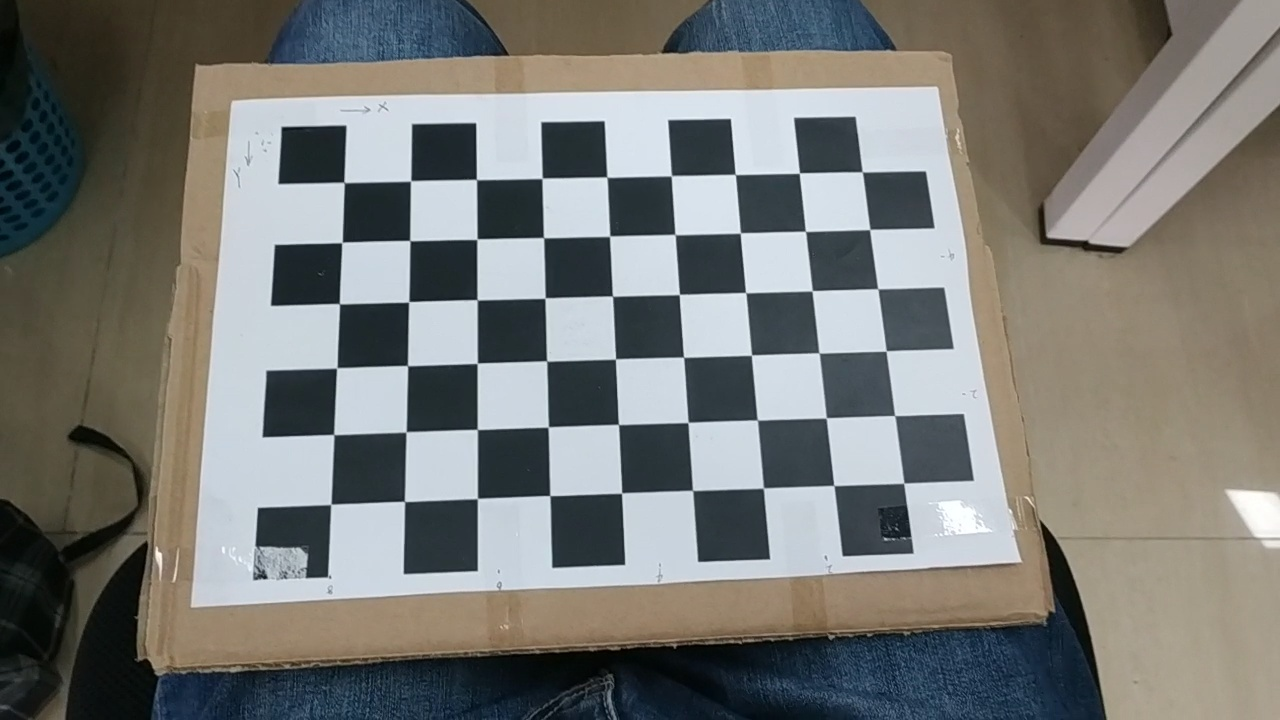
#> input picture calib_jpg/0020.jpg, 1280 x 720 px; its folder holds only this picture in this run
$ python calib.py
#> lines starting #> are read from the running program, lines starting #| are printed output that depends on the picture; after the words box and inside, x2 and y2 are one past the last pixel; in counts of white or black regions, pixels touching at a corner belong together; long printed decimals are rounded
# -*- coding: utf-8 -*-
"""
Created on Fri Mar 15 14:33:52 2019

@author: x
"""

import cv2
import numpy as np
import glob

#import matplotlib.pyplot as plt
#import matplotlib.patches as patches


# 找棋盘格角点
criteria = (cv2.TERM_CRITERIA_EPS + cv2.TERM_CRITERIA_MAX_ITER, 30, 0.001) # 阈值

#棋盘格模板规格
w = 9   # 10 - 1
h = 6   # 7  - 1

# 世界坐标系中的棋盘格点,例如(0,0,0), (1,0,0), (2,0,0) ....,(8,5,0)，去掉Z坐标，记为二维矩阵
objp = np.zeros((w*h,3), np.float32)
objp[:,:2] = np.mgrid[0:w,0:h].T.reshape(-1,2)
objp = objp*25  # 18.1 mm

# 储存棋盘格角点的世界坐标和图像坐标对
objpoints = [] # 在世界坐标系中的三维点
imgpoints = [] # 在图像平面的二维点

images = glob.glob('./calib_jpg/*.jpg')  #   拍摄的十几张棋盘图片所在目录

i = 1
for fname in images:

    img = cv2.imread(fname)
#> img is the input picture: shape (720, 1280, 3); mean B, G, R 117.4, 121.2, 120.5
    gray = cv2.cvtColor(img,cv2.COLOR_BGR2GRAY)
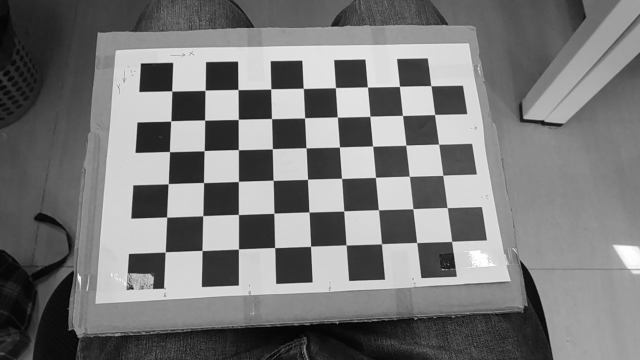
#> gray: shape (720, 1280) (shown at 1/2 size); min 0, max 255, mean 120.5
    # 找到棋盘格角点
    ret, corners = cv2.findChessboardCorners(gray, (w,h),None)
#> ret = True; corners = 54 rows, first 8: [343.8, 182.2], [410.8, 180.8], [476.3, 179.5], [542.2, 178.3], [606.7, 177], [671.4, 175.8], [735.3, 174.5], [799.4, 173]
    # 如果找到足够点对，将其存储起来
    if ret == True:
        print("i:", i)
        i = i+1

        cv2.cornerSubPix(gray,corners,(11,11),(-1,-1),criteria)
        objpoints.append(objp)
        imgpoints.append(corners)
        # 将角点在图像上显示
        cv2.drawChessboardCorners(img, (w,h), corners, ret)
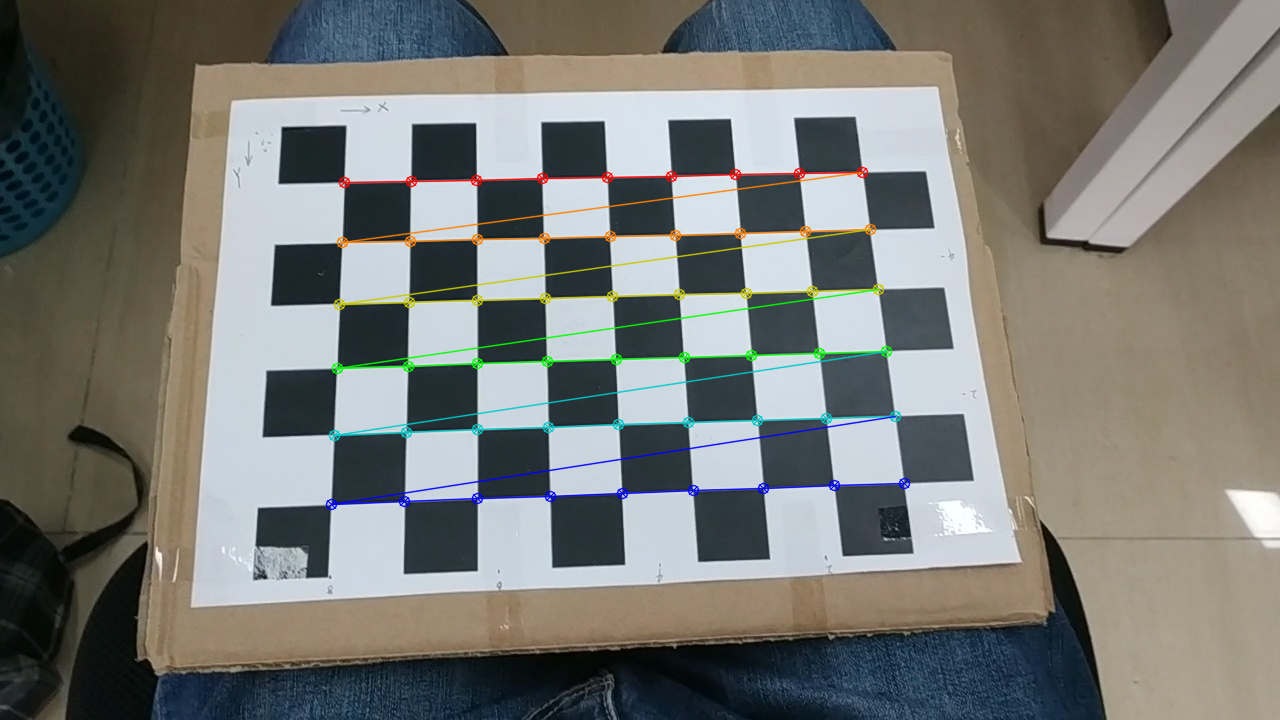
#> img: shape (720, 1280, 3); 2.41% of pixels changed, all inside (x1, y1, x2, y2) = (325, 166, 911, 511)
        cv2.namedWindow('findCorners', cv2.WINDOW_NORMAL)
        cv2.resizeWindow('findCorners', 640, 360)   #
        cv2.imshow('findCorners',img)
        cv2.waitKey(100)

cv2.destroyAllWindows()
#%% 标定
ret, mtx, dist, rvecs, tvecs = \
    cv2.calibrateCamera(objpoints, imgpoints, gray.shape[::-1], None, None)
#> ret = 0.245; mtx = [[1039.7, 0, 616], [0, 1016.7, 338.5], [0, 0, 1]]; dist = [[0.23, -3.4, 0.000871, -0.00155, 17.99]]; rvecs = ([-0.312, -0.045, -0.0374],); tvecs = ([-103.3, -60.66, 398.1],)


print("ret:", ret)
#| ret: 0.2453
print("mtx:\n", mtx)      # 内参数矩阵
#| mtx:
#|  [[1.03974712e+03 0.00000000e+00 6.16002618e+02]
#|  [0.00000000e+00 1.01668197e+03 3.38490348e+02]
#|  [0.00000000e+00 0.00000000e+00 1.00000000e+00]]
print("dist:\n", dist)   # 畸变系数   distortion cofficients = (k_1,k_2,p_1,p_2,k_3)
#| dist:
#|  [[ 2.29517658e-01 -3.39976455e+00  8.70782003e-04 -1.55441069e-03
#|    1.79868902e+01]]
#print("rvecs:\n",rvecs)   # 旋转向量  # 外参数
#print("tvecs:\n",tvecs  )  # 平移向量  # 外参数

# mtx = np.array([
#  [1.14183754e+03, 0.00000000e+00, 6.28283670e+02],
#  [0.00000000e+00, 1.13869492e+03, 3.56277189e+02],
#  [0.00000000e+00, 0.00000000e+00, 1.00000000e+00],
#  ])


# dist = np.array([ 8.73438827e-02,-4.44308237e-01,-2.84493359e-04,
#                  -6.76058846e-04,-3.27616998e-01])

$ run again, on calib_jpg/1160.jpg
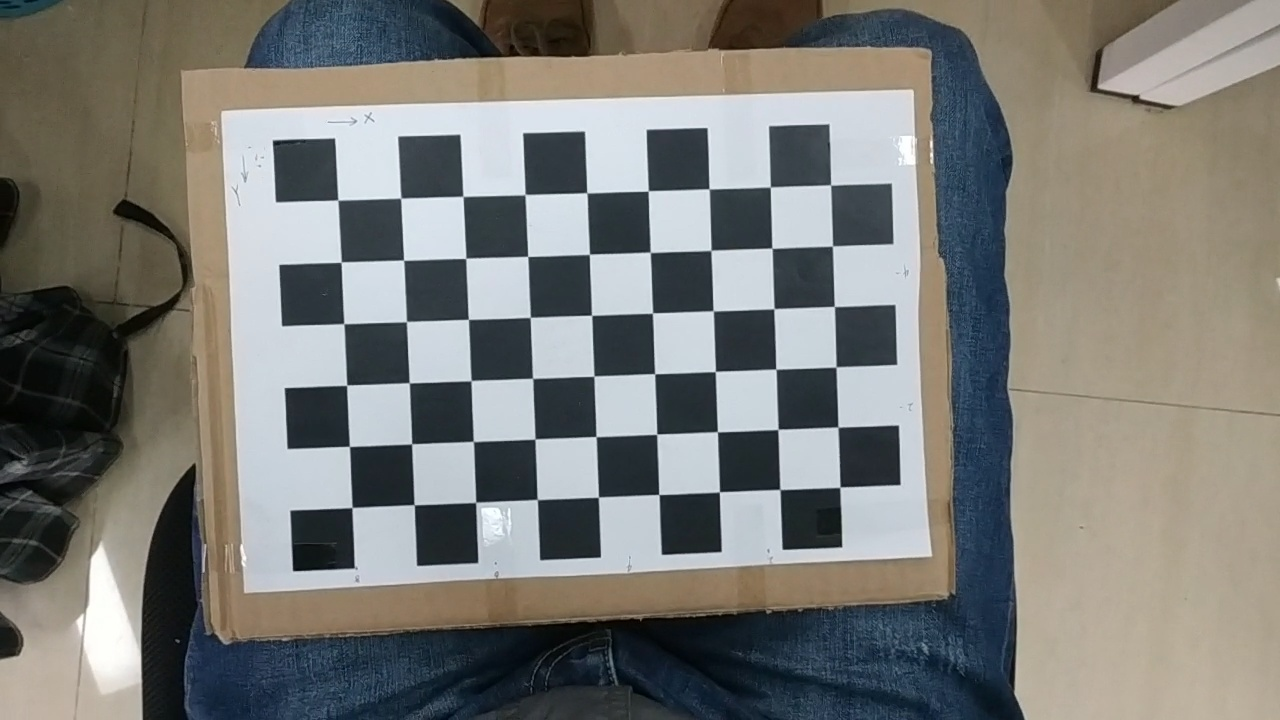
#> input picture calib_jpg/1160.jpg, 1280 x 720 px
#> img is the input picture: shape (720, 1280, 3); mean B, G, R 118.2, 122.5, 122.4
#> `gray = cv2.cvtColor(img,cv2.COLOR_BGR2GRAY)`:
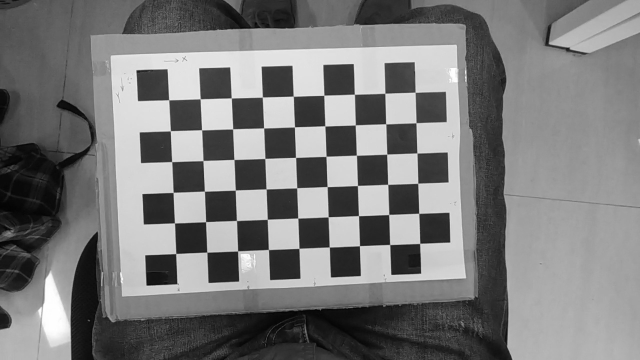
#> gray: shape (720, 1280) (shown at 1/2 size); min 1, max 255, mean 122
#> `ret, corners = cv2.findChessboardCorners(gray, (w,h),None)`: ret = True; corners = 54 rows, first 8: [337.7, 199.9], [400.8, 198.2], [462.8, 196.2], [525, 194.3], [586.7, 192.8], [648.3, 190.8], [708.8, 188.7], [770.3, 187.1]
#> `cv2.drawChessboardCorners(img, (w,h), corners, ret)`:
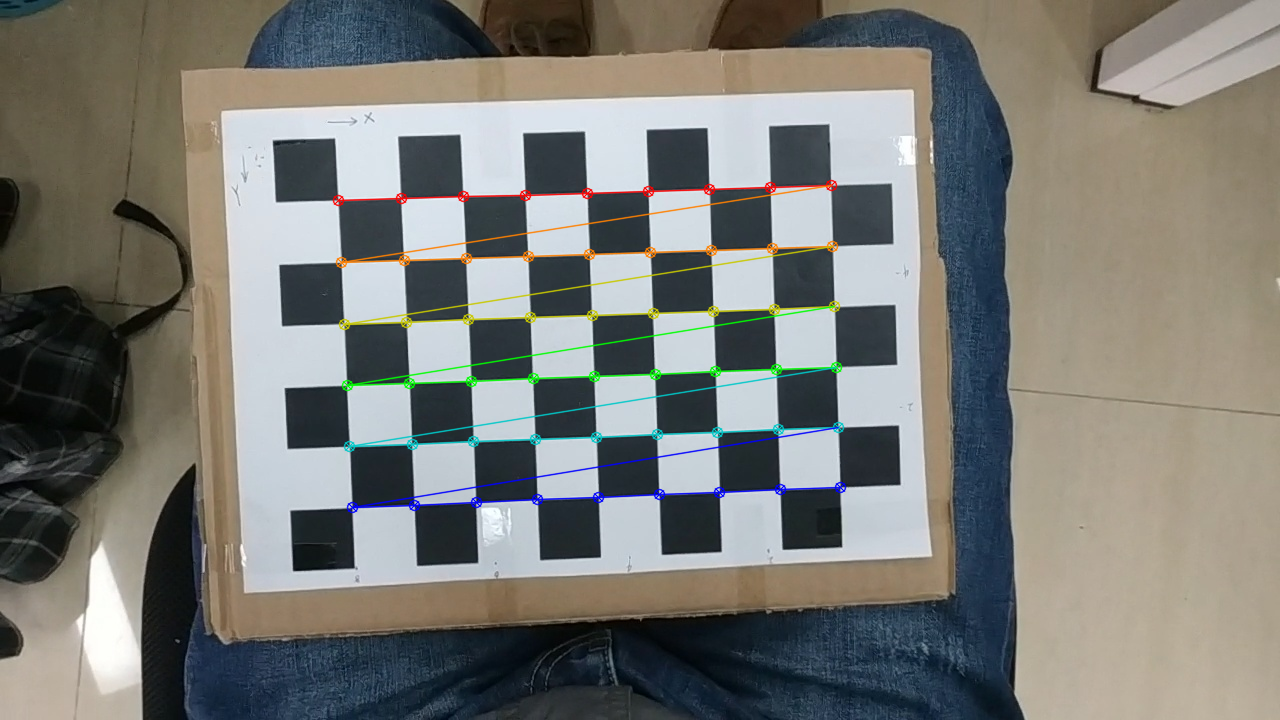
#> img: shape (720, 1280, 3); 2.22% of pixels changed, all inside (x1, y1, x2, y2) = (332, 179, 847, 514)
#> `ret, mtx, dist, rvecs, tvecs = \ cv2.calibrateCamera(objpoints, imgpoi..`: ret = 0.145; mtx = [[603.6, 0, 641.2], [0, 601.6, 343.5], [0, 0, 1]]; dist = [[0.0547, -0.268, -0.00132, -0.00119, 0.484]]; rvecs = ([0.0157, -0.0187, -0.0363],); tvecs = ([-122, -57.9, 244.9],)
#| ret: 0.1446
#| mtx:
#|  [[603.579   0.         641.185]
#|  [  0.         601.551 343.482]
#|  [  0.           0.           1.        ]]
#| dist:
#|  [[ 0.0547 -0.2684 -0.001316 -0.001194  0.4835]]

$ run again, on calib_jpg/0340.jpg
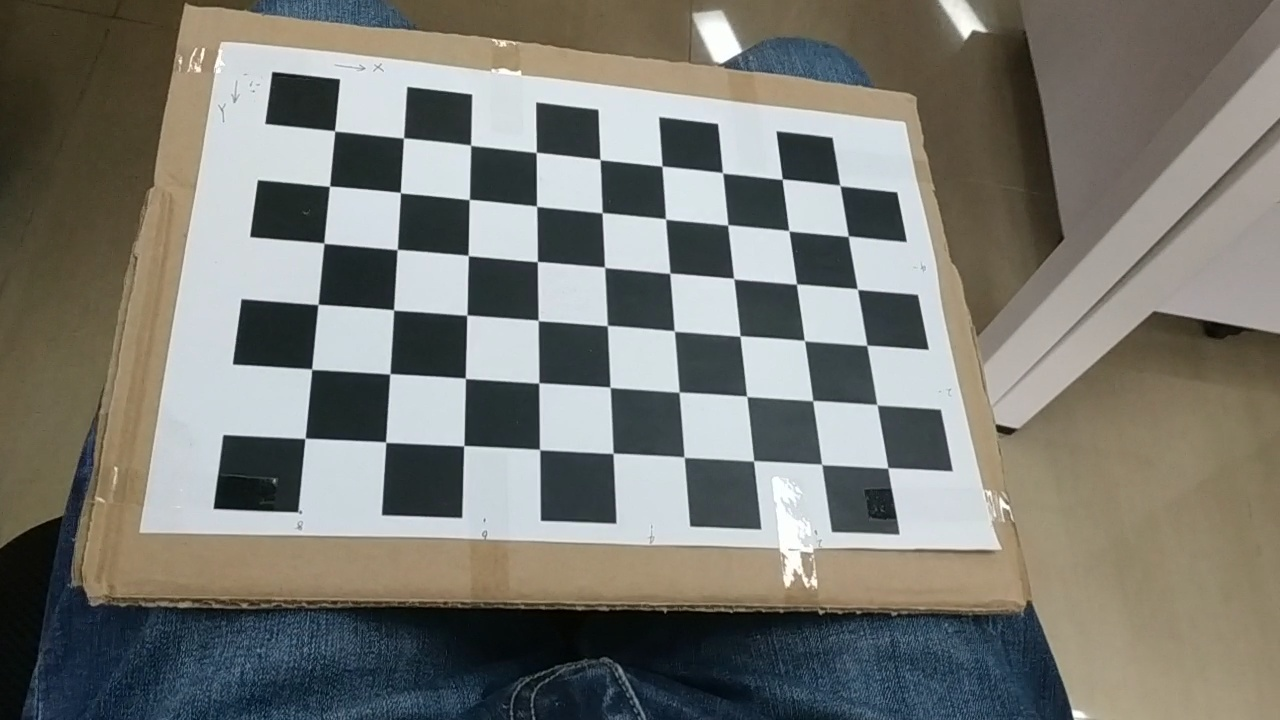
#> input picture calib_jpg/0340.jpg, 1280 x 720 px
#> img is the input picture: shape (720, 1280, 3); mean B, G, R 114.7, 121.4, 121.4
#> `gray = cv2.cvtColor(img,cv2.COLOR_BGR2GRAY)`:
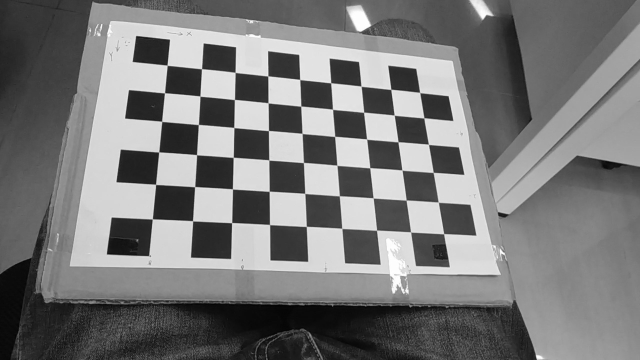
#> gray: shape (720, 1280) (shown at 1/2 size); min 1, max 255, mean 120.6
#> `ret, corners = cv2.findChessboardCorners(gray, (w,h),None)`: ret = True; corners = 54 rows, first 8: [334.6, 130.9], [403.5, 137.9], [470.5, 145.1], [536.1, 152.5], [600.2, 159.5], [661.9, 166.3], [722.5, 172.7], [782.3, 178.9]
#> `cv2.drawChessboardCorners(img, (w,h), corners, ret)`:
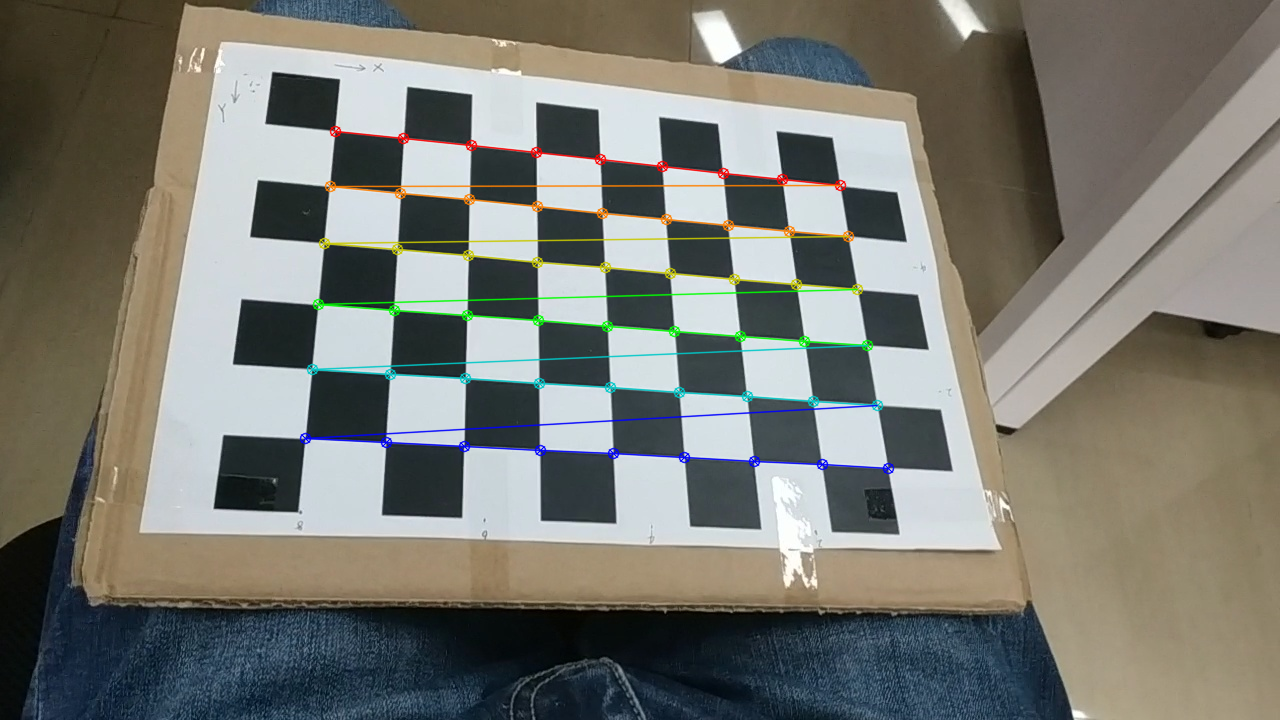
#> img: shape (720, 1280, 3); 2.4% of pixels changed, all inside (x1, y1, x2, y2) = (299, 125, 895, 475)
#> `ret, mtx, dist, rvecs, tvecs = \ cv2.calibrateCamera(objpoints, imgpoi..`: ret = 0.297; mtx = [[1146.8, 0, 613.5], [0, 1121, 334.5], [0, 0, 1]]; dist = [[0.299, -4.35, 0.00374, 0.00102, 21.76]]; rvecs = ([-0.493, -0.238, 0.0171],); tvecs = ([-102.6, -76.64, 423.9],)
#| ret: 0.2971
#| mtx:
#|  [[1.14684526e+03 0.00000000e+00 6.13494444e+02]
#|  [0.00000000e+00 1.12095159e+03 3.34511908e+02]
#|  [0.00000000e+00 0.00000000e+00 1.00000000e+00]]
#| dist:
#|  [[ 2.98632219e-01 -4.35464997e+00  3.74346303e-03  1.01978830e-03
#|    2.17638425e+01]]
